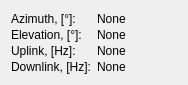
   <widget class="QWidget" name="gridLayoutWidget_2">
    <property name="geometry">
     <rect>
      <x>420</x>
      <y>130</y>
      <width>171</width>
      <height>65</height>
     </rect>
    </property>
    <layout class="QGridLayout" name="session_params_layout">
     <property name="sizeConstraint">
      <enum>QLayout::SetMinimumSize</enum>
     </property>
     <property name="verticalSpacing">
      <number>1</number>
     </property>
     <item row="0" column="1">
      <widget class="QLabel" name="azimuth_label">
       <property name="sizePolicy">
        <sizepolicy hsizetype="Fixed" vsizetype="Fixed">
         <horstretch>0</horstretch>
         <verstretch>0</verstretch>
        </sizepolicy>
       </property>
       <property name="minimumSize">
        <size>
         <width>80</width>
         <height>15</height>
        </size>
       </property>
       <property name="maximumSize">
        <size>
         <width>80</width>
         <height>15</height>
        </size>
       </property>
       <property name="text">
        <string>None</string>
       </property>
      </widget>
     </item>
     <item row="1" column="1">
      <widget class="QLabel" name="elevation_label">
       <property name="sizePolicy">
        <sizepolicy hsizetype="Fixed" vsizetype="Fixed">
         <horstretch>0</horstretch>
         <verstretch>0</verstretch>
        </sizepolicy>
       </property>
       <property name="minimumSize">
        <size>
         <width>80</width>
         <height>15</height>
        </size>
       </property>
       <property name="maximumSize">
        <size>
         <width>80</width>
         <height>15</height>
        </size>
       </property>
       <property name="text">
        <string>None</string>
       </property>
      </widget>
     </item>
     <item row="3" column="0">
      <widget class="QLabel" name="downlink_text_label">
       <property name="sizePolicy">
        <sizepolicy hsizetype="Fixed" vsizetype="Fixed">
         <horstretch>0</horstretch>
         <verstretch>0</verstretch>
        </sizepolicy>
       </property>
       <property name="minimumSize">
        <size>
         <width>80</width>
         <height>15</height>
        </size>
       </property>
       <property name="maximumSize">
        <size>
         <width>80</width>
         <height>15</height>
        </size>
       </property>
       <property name="text">
        <string>Downlink, [Hz]:</string>
       </property>
      </widget>
     </item>
     <item row="0" column="0">
      <widget class="QLabel" name="azimuth_text_label">
       <property name="sizePolicy">
        <sizepolicy hsizetype="Fixed" vsizetype="Fixed">
         <horstretch>0</horstretch>
         <verstretch>0</verstretch>
        </sizepolicy>
       </property>
       <property name="minimumSize">
        <size>
         <width>80</width>
         <height>15</height>
        </size>
       </property>
       <property name="maximumSize">
        <size>
         <width>80</width>
         <height>15</height>
        </size>
       </property>
       <property name="text">
        <string>Azimuth, [°]:</string>
       </property>
      </widget>
     </item>
     <item row="3" column="1">
      <widget class="QLabel" name="downlink_label">
       <property name="sizePolicy">
        <sizepolicy hsizetype="Fixed" vsizetype="Fixed">
         <horstretch>0</horstretch>
         <verstretch>0</verstretch>
        </sizepolicy>
       </property>
       <property name="minimumSize">
        <size>
         <width>80</width>
         <height>15</height>
        </size>
       </property>
       <property name="maximumSize">
        <size>
         <width>80</width>
         <height>15</height>
        </size>
       </property>
       <property name="text">
        <string>None</string>
       </property>
      </widget>
     </item>
     <item row="1" column="0">
      <widget class="QLabel" name="elevation_text_label">
       <property name="sizePolicy">
        <sizepolicy hsizetype="Fixed" vsizetype="Fixed">
         <horstretch>0</horstretch>
         <verstretch>0</verstretch>
        </sizepolicy>
       </property>
       <property name="minimumSize">
        <size>
         <width>80</width>
         <height>15</height>
        </size>
       </property>
       <property name="maximumSize">
        <size>
         <width>80</width>
         <height>15</height>
        </size>
       </property>
       <property name="text">
        <string>Elevation, [°]:</string>
       </property>
      </widget>
     </item>
     <item row="2" column="1">
      <widget class="QLabel" name="uplink_label">
       <property name="sizePolicy">
        <sizepolicy hsizetype="Fixed" vsizetype="Fixed">
         <horstretch>0</horstretch>
         <verstretch>0</verstretch>
        </sizepolicy>
       </property>
       <property name="minimumSize">
        <size>
         <width>80</width>
         <height>15</height>
        </size>
       </property>
       <property name="maximumSize">
        <size>
         <width>80</width>
         <height>15</height>
        </size>
       </property>
       <property name="text">
        <string>None</string>
       </property>
      </widget>
     </item>
     <item row="2" column="0">
      <widget class="QLabel" name="uplink_text_label">
       <property name="sizePolicy">
        <sizepolicy hsizetype="Fixed" vsizetype="Fixed">
         <horstretch>0</horstretch>
         <verstretch>0</verstretch>
        </sizepolicy>
       </property>
       <property name="minimumSize">
        <size>
         <width>80</width>
         <height>15</height>
        </size>
       </property>
       <property name="maximumSize">
        <size>
         <width>80</width>
         <height>15</height>
        </size>
       </property>
       <property name="text">
        <string>Uplink, [Hz]:</string>
       </property>
      </widget>
     </item>
    </layout>
   </widget>
